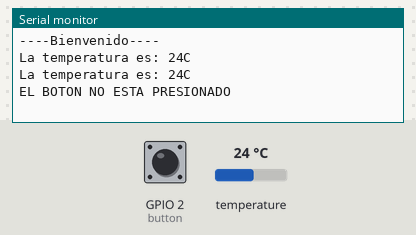
Recording of a sketch running on a simulated ESP32. Parts: the last lines printed to the serial monitor. The test bench sets the inputs (shaded band); at power-on: temperature 24 °C, GPIO 2 (button) LOW.

Above: at 7.5 s.
7.6 s: temperature set to 12 °C
At 10.8 s:
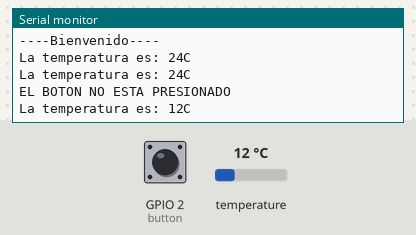
12.2 s: GPIO 2 (button) pulled HIGH for 3 s
At 13.2 s:
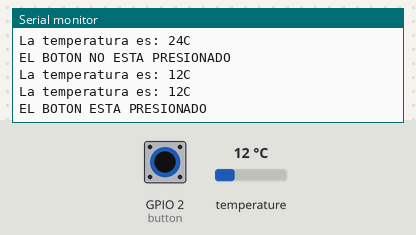
16.8 s: temperature set to 19 °C
At 20.2 s:
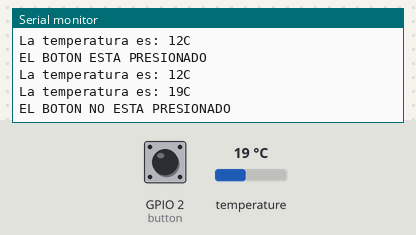
Timing chart, 0 to 21.7 s (numbered marks = the images above; inputs shaded):
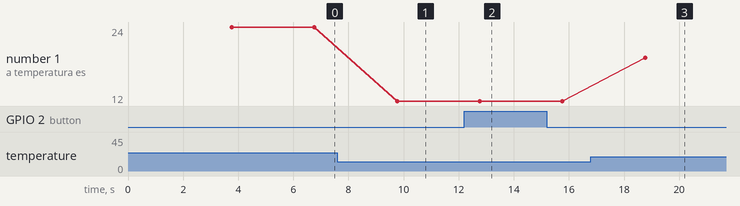

The sketch:

BOTON_PRESIONADO_Y_TEMPERATURA.ino
```cpp
/*
 Fundación Kinal
 Centro Educativo Técnico Laboral Kinal
 Electrónica
 Grado: Quinto
 Sección: A
 Curso: Taller de Electrónica Digital y Reparación de Computadoras I
 Nombre: Luis Alexander Racanac Canahui
 Carné: 2022083
 Proyecto: Uso de temporizador  Tiker y temperatura
*/


#define button 2 //Directivas de preprocesador
#include<Ticker.h> //Libreiras
#include<OneWire.h>
#include<DallasTemperature.h>

//Funciones ISR
void temperatura();
void estado_pulsador();


OneWire ourWire(4);
Ticker Envio_temperatura(temperatura, 3000);
Ticker Envio_estado_pulsador(estado_pulsador, 6000);
DallasTemperature sensors(&ourWire);


void setup() {
  Serial.begin(9600); // Inicio comunicación serial
  Serial.println("----Bienvenido----");
  Envio_temperatura.start();
  Envio_estado_pulsador.start();
  pinMode(button, INPUT);
}

void loop() {
 Envio_temperatura.update();
 Envio_estado_pulsador.update();
}

void temperatura(){
  sensors.requestTemperatures();
  int temp = sensors.getTempCByIndex(0);
  Serial.print("La temperatura es: ");
  Serial.print(temp);
  Serial.println("C");
}

void estado_pulsador(){
   int B = digitalRead(button);
   if(B==HIGH){
    Serial.println("EL BOTON ESTA PRESIONADO");
   }
   if(B==LOW){
    Serial.println("EL BOTON NO ESTA PRESIONADO");
   }
}
```

Measured:
- after the input at 7.6 s, the serial monitor: prints a new line after 2.2 s (image 1)
- after the input at 12.2 s, the serial monitor: prints a new line after 0.57 s (image 2)
- after the input at 16.8 s, the serial monitor: prints a new line after 2.0 s (image 3)
- plotted number 1: 24 → 12 after the input at 7.6 s, 12 → 19 after the input at 16.8 s
